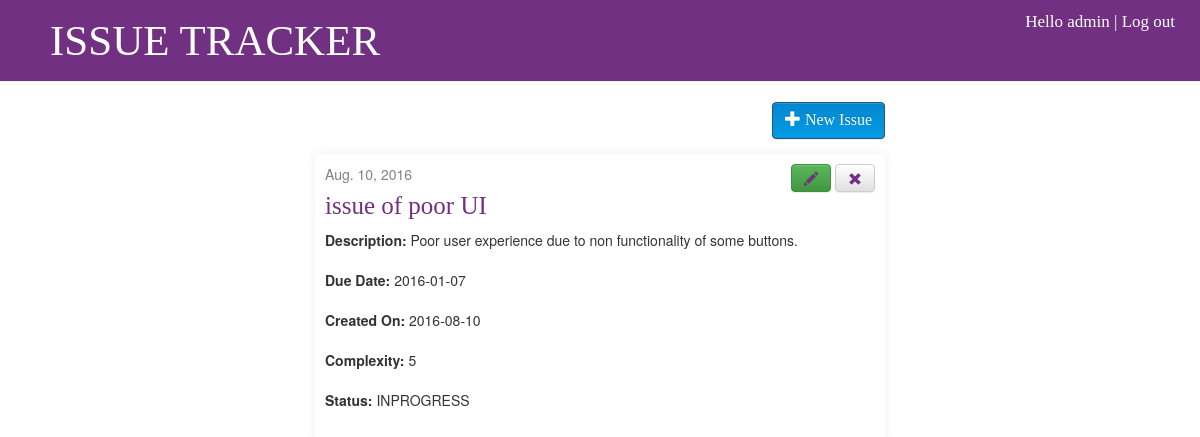
Page /post/1244/ (signed in) on the committed database.
### blog/models.py (models this page shows, shortened)
class Post(models.Model):
    COMPLEXITY=(('1','one'),('2','two'),('3','three'),('4','four'),('5','five'),('6','six'),('7','seven'),('8','eight'),('9','nine'),('10','ten'))
    STATUS=(('NEW','new'),('INPROGRESS','inprogress'),('RESOLVED','resolved'),('FEEDBACK','feedback'),('CLOSED','closed'))
    id = models.AutoField(primary_key=True)
    title = models.CharField(max_length=200)
    desc = models.TextField()
    dueDate = models.DateField(
            blank=True, null=True)
    createdOn = models.DateField(
            default=date.today())
    complexity=models.CharField(max_length=1,choices=COMPLEXITY)
    status=models.CharField(max_length=20,choices=STATUS)

### blog/views.py (the view)
# urls.py: url(r'^post/(?P<pk>\d+)/$', views.issue_detail, name='issue_detail'),
def issue_detail(request, pk):
    post = get_object_or_404(Post, pk=pk)
    return render(request, 'blog/issue_detail.html', {'post': post})

### blog/templates/blog/issue_detail.html
{% extends 'blog/base.html' %}
{% block content %}
    <div class="post">
      <div class="row">
        <div class="col-md-8">
          {% if post.createdOn %}
              <div class="date">
                  {{ post.createdOn }}
              </div>
          {% endif %}
        </div>
        <div class="col-md-4 right">
          {% if user.is_authenticated %}
            <a class="btn btn-success" href="{% url 'post_edit' pk=post.pk %}"><span class="glyphicon glyphicon-pencil"></span></a>
            <a class="btn btn-default" href="{% url 'issue_remove' pk=post.pk %}"><span class="glyphicon glyphicon-remove"></span></a>
          {% endif %}
        </div>
      </div>
        <h1>{{ post.title }}</h1>
        <p class="detail"><strong>Description: </strong>{{ post.desc|linebreaksbr }}</p>
        <p class="detail"><strong>Due Date: </strong>{{ post.dueDate|linebreaksbr }}</p>
        <p class="detail"><strong>Created On: </strong>{{ post.createdOn|linebreaksbr }}</p>
        <p class="detail"><strong>Complexity: </strong>{{ post.complexity|linebreaksbr }}</p>
        <p class="detail"><strong>Status: </strong>{{ post.status|linebreaksbr }}</p>
    </div>
{% endblock %}

### blog/templates/blog/base.html (shortened to what this page needs)
{% load staticfiles %}
<html>
    <head>
        <link rel="stylesheet" href="//maxcdn.bootstrapcdn.com/bootstrap/3.2.0/css/bootstrap.min.css">
        <link rel="stylesheet" href="//maxcdn.bootstrapcdn.com/bootstrap/3.2.0/css/bootstrap-theme.min.css">
        <link rel="stylesheet" href="{% static 'css/blog.css' %}">
    </head>
    <body>
      <div class="page-header row">
        <div class="col-md-8 col-sm-8">
          <a href="{% url 'blog.views.issue_list' %}">ISSUE TRACKER</a>
        </div>
        <div class="col-md-4 col-sm-4" id="login_info_container">
          {% if user.is_authenticated %}
            <p class="login-info">Hello {{ user.username }} |<a href="{% url 'logout' %}"> Log out</a></p>
          {% else %}
            <a href="{% url 'login' %}" class="top-menu"><span class="glyphicon glyphicon-lock"></span></a>
          {% endif %}
        </div>
      </div>
      <div id="main_container">
        <div class="right">
          {% if user.is_authenticated %}
            <button class="btn btn-primary new-issue" onclick="location.href='{% url 'post_new' %}';">
              <span class="glyphicon glyphicon-plus"></span>
              New Issue
            </button>
          {% endif %}
        </div>
        {% block content %}
        {% endblock %}
      </div>
    </body>
</html>

### blog/static/css/blog.css (style rules this page uses)
.page-header { background-color: #723082; margin-top: 0; font-size: 43px; color: #fff; padding-top: 10px; padding-bottom: 10px; text-align: left; padding-left: 50px; font-family: 'Bitter', serif; }
body { text-align: center; overflow-x: hidden; }
.page-header a { text-decoration: none; color: #fff; }
.date { color: #828282; }
.post { box-shadow: 0 0 10px #eee; padding: 10px; margin: 15px; border-radius: 2px; }
.post a { color: #723082; font-family: 'Bitter', serif; }
.post h1 { font-size: 25px; margin-top: 0; color: #723082; font-family: 'Bitter', serif; }
#main_container { width: 50%; margin-left: auto; margin-right: auto; text-align: left; }
.new-issue { color: #fff; font-size: 16; margin-right: 15px; font-family: 'Bitter', serif; background-image: linear-gradient(to bottom,#039BE5 0,#0288D1 100%); background-image: linear-gradient(to top,#039BE5 0,#0288D1 100%); background-repeat: repeat-y;; }
#login_info_container { text-align: right; padding-right: 40px; }
.login-info { font-size: 17px; }
.right { text-align: right; }
.detail { padding-bottom: 10px; }

### rows in the picture
Post: createdOn "Aug. 10, 2016", title "issue of poor UI", desc "Poor user experience due to non functionality of some buttons.", dueDate "2016-01-07", createdOn "2016-08-10", complexity "5", status "INPROGRESS"

### other values in the picture
{{ user.username }} "admin"
